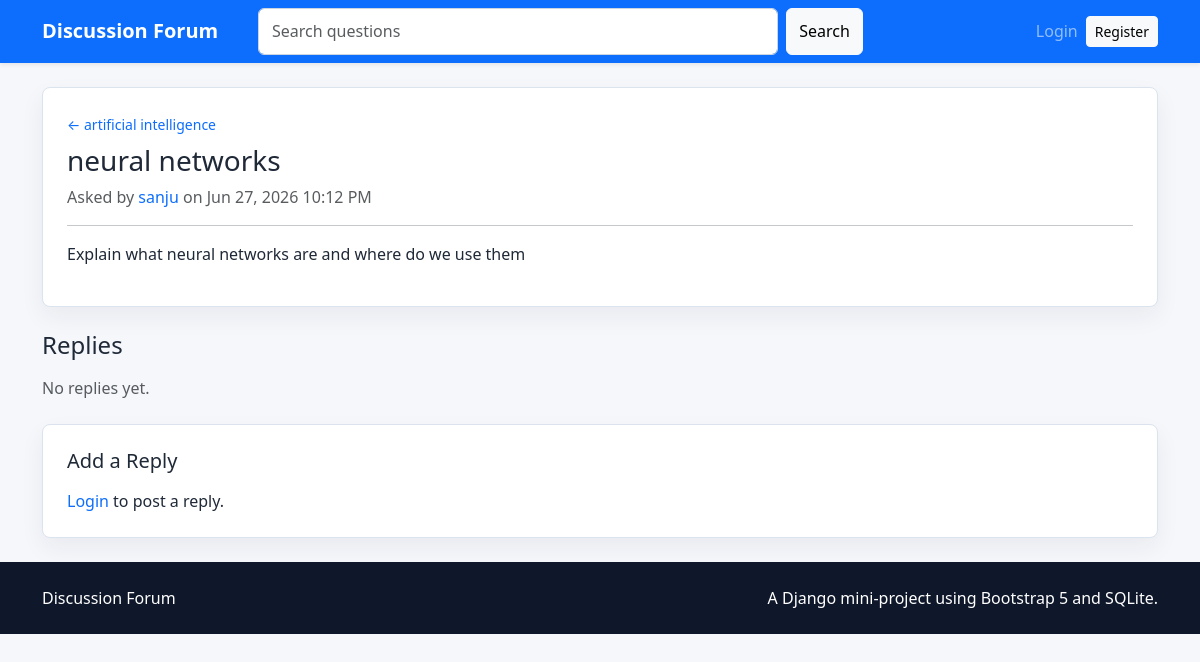
The page /questions/1/ on the database its author committed.
### forum_app/models.py (models this page shows, shortened)
class Question(models.Model):
    topic = models.ForeignKey(Topic, on_delete=models.CASCADE, related_name="questions")
    title = models.CharField(max_length=200)
    description = models.TextField()
    author = models.ForeignKey(User, on_delete=models.CASCADE, related_name="questions")
    created_at = models.DateTimeField(auto_now_add=True)
    updated_at = models.DateTimeField(auto_now=True)
    class Meta:
        ordering = ["-created_at"]

class Topic(models.Model):
    name = models.CharField(max_length=100, unique=True)
    description = models.TextField(blank=True)
    created_by = models.ForeignKey(User, on_delete=models.CASCADE, related_name="topics")
    created_at = models.DateTimeField(auto_now_add=True)
    class Meta:
        ordering = ["name"]
    def get_absolute_url(self):
        return reverse("topic_detail", kwargs={"pk": self.pk})

### forum_app/views.py (the view)
# urls.py: path("questions/<int:pk>/", views.question_detail, name="question_detail"),
def question_detail(request, pk):
    question = get_object_or_404(
        Question.objects.select_related("topic", "author"),
        pk=pk,
    )
    replies = question.replies.select_related("author")
    if request.method == "POST":
        if not request.user.is_authenticated:
            messages.error(request, "Please login to reply.")
            return redirect("login")
        reply_form = ReplyForm(request.POST)
        if reply_form.is_valid():
            reply = reply_form.save(commit=False)
            reply.question = question
            reply.author = request.user
            reply.save()
            messages.success(request, "Reply added successfully.")
            return redirect(question)
    else:
        reply_form = ReplyForm()
    return render(
        request,
        "forum_app/question_detail.html",
        {"question": question, "replies": replies, "reply_form": reply_form},
    )

### forum_app/forms.py
class ReplyForm(forms.ModelForm):
    class Meta:
        model = Reply
        fields = ["content"]
        widgets = {
            "content": forms.Textarea(
                attrs={"rows": 4, "placeholder": "Write your reply"}
            ),
        }

### templates/forum_app/question_detail.html (shortened to what this page needs)
{% extends 'base.html' %}
{% block content %}
<article class="panel mb-4">
    <div class="d-flex flex-column flex-md-row justify-content-between gap-3">
        <div>
            <a href="{{ question.topic.get_absolute_url }}" class="small text-decoration-none">&larr; {{ question.topic.name }}</a>
            <h1 class="h3 mt-2">{{ question.title }}</h1>
            <p class="text-muted mb-0">Asked by <a href="{% url 'profile' question.author.username %}">{{ question.author.username }}</a> on {{ question.created_at|date:"M d, Y h:i A" }}</p>
        </div>
    </div>
    <hr>
    <p class="question-body">{{ question.description|linebreaks }}</p>
</article>
<section class="mb-4">
    <h2 class="h4 mb-3">Replies</h2>
    {% for reply in replies %}
        <div class="reply-card">
            <div class="d-flex justify-content-between align-items-start gap-3">
                <div>
                    <strong><a href="{% url 'profile' reply.author.username %}">{{ reply.author.username }}</a></strong>
                    <span class="text-muted small"> replied on {{ reply.created_at|date:"M d, Y h:i A" }}</span>
                </div>
                {% if user == reply.author %}
                    <div class="action-row">
                        <a class="btn btn-outline-primary btn-sm" href="{% url 'edit_reply' reply.pk %}">Edit</a>
                        <a class="btn btn-outline-danger btn-sm" href="{% url 'delete_reply' reply.pk %}">Delete</a>
                    </div>
                {% endif %}
            </div>
            <p class="mb-0 mt-2">{{ reply.content|linebreaks }}</p>
        </div>
    {% empty %}
        <p class="text-muted">No replies yet.</p>
    {% endfor %}
</section>
<section class="panel">
    <h2 class="h5 mb-3">Add a Reply</h2>
    {% if user.is_authenticated %}
        <form method="post" novalidate>
            {% csrf_token %}
            {% include 'forum_app/includes/form_fields.html' with form=reply_form %}
            <button class="btn btn-primary" type="submit">Post Reply</button>
        </form>
    {% else %}
        <p class="mb-0"><a href="{% url 'login' %}">Login</a> to post a reply.</p>
    {% endif %}
</section>
{% endblock %}

### static/css/style.css (style rules this page uses)
:root { --page-bg: #f5f7fb; --text-strong: #1f2937; --muted: #6b7280; --border: #dbe3ef; }
html, body { min-height: 100%; }
body { background: var(--page-bg); color: var(--text-strong); }
a { text-decoration: none; }
.card, .panel, .list-card, .reply-card, .auth-card, .form-shell, .empty-state { background: #ffffff; border: 1px solid var(--border); border-radius: 8px; box-shadow: 0 10px 24px rgba(31, 41, 55, 0.06); }
.panel, .auth-card, .form-shell, .empty-state { padding: 1.5rem; }

### rows shown on the page
Question: topic.name "artificial intelligence", title "neural networks", author.username "sanju", created_at "Jun 27, 2026 10:12 PM", description "Explain what neural networks are and where do we use them"
